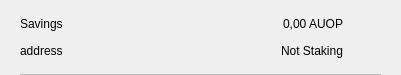
<?xml version="1.0" encoding="UTF-8"?>
<ui version="4.0">
 <class>CSRow</class>
 <widget class="QWidget" name="CSRow">
  <property name="geometry">
   <rect>
    <x>0</x>
    <y>0</y>
    <width>401</width>
    <height>75</height>
   </rect>
  </property>
  <property name="windowTitle">
   <string>Form</string>
  </property>
  <layout class="QVBoxLayout" name="verticalLayout">
   <property name="spacing">
    <number>0</number>
   </property>
   <property name="leftMargin">
    <number>20</number>
   </property>
   <property name="topMargin">
    <number>10</number>
   </property>
   <property name="rightMargin">
    <number>20</number>
   </property>
   <property name="bottomMargin">
    <number>0</number>
   </property>
   <item>
    <widget class="QWidget" name="info" native="true">
     <property name="minimumSize">
      <size>
       <width>0</width>
       <height>0</height>
      </size>
     </property>
     <layout class="QHBoxLayout" name="horizontalLayout_3">
      <property name="leftMargin">
       <number>0</number>
      </property>
      <property name="topMargin">
       <number>0</number>
      </property>
      <property name="rightMargin">
       <number>0</number>
      </property>
      <property name="bottomMargin">
       <number>10</number>
      </property>
      <item>
       <widget class="QWidget" name="container" native="true">
        <property name="minimumSize">
         <size>
          <width>0</width>
          <height>0</height>
         </size>
        </property>
        <layout class="QVBoxLayout" name="verticalLayout_2">
         <property name="spacing">
          <number>0</number>
         </property>
         <property name="leftMargin">
          <number>0</number>
         </property>
         <property name="topMargin">
          <number>0</number>
         </property>
         <property name="rightMargin">
          <number>0</number>
         </property>
         <property name="bottomMargin">
          <number>0</number>
         </property>
         <item>
          <layout class="QHBoxLayout" name="horizontalLayout">
           <item>
            <widget class="QLabel" name="labelName">
             <property name="text">
              <string>Savings</string>
             </property>
            </widget>
           </item>
           <item>
            <spacer name="horizontalSpacer">
             <property name="orientation">
              <enum>Qt::Horizontal</enum>
             </property>
             <property name="sizeHint" stdset="0">
              <size>
               <width>40</width>
               <height>20</height>
              </size>
             </property>
            </spacer>
           </item>
           <item>
            <widget class="QLabel" name="labelAmount">
             <property name="text">
              <string>0,00 AUOP</string>
             </property>
            </widget>
           </item>
          </layout>
         </item>
         <item>
          <layout class="QHBoxLayout" name="horizontalLayout_2">
           <item>
            <widget class="QLabel" name="labelAddress">
             <property name="text">
              <string>address</string>
             </property>
            </widget>
           </item>
           <item>
            <spacer name="horizontalSpacer_2">
             <property name="orientation">
              <enum>Qt::Horizontal</enum>
             </property>
             <property name="sizeHint" stdset="0">
              <size>
               <width>40</width>
               <height>20</height>
              </size>
             </property>
            </spacer>
           </item>
           <item>
            <widget class="QLabel" name="labelStaking">
             <property name="text">
              <string>Not Staking</string>
             </property>
            </widget>
           </item>
          </layout>
         </item>
        </layout>
       </widget>
      </item>
      <item alignment="Qt::AlignHCenter|Qt::AlignVCenter">
       <widget class="QPushButton" name="pushButtonMenu">
        <property name="minimumSize">
         <size>
          <width>24</width>
          <height>24</height>
         </size>
        </property>
        <property name="maximumSize">
         <size>
          <width>32</width>
          <height>32</height>
         </size>
        </property>
        <property name="focusPolicy">
         <enum>Qt::NoFocus</enum>
        </property>
        <property name="styleSheet">
         <string notr="true">border:none; background-color:transparent;</string>
        </property>
        <property name="text">
         <string/>
        </property>
        <property name="icon">
         <iconset>
          <normaloff>://ic-menu-hover</normaloff>://ic-menu-hover</iconset>
        </property>
        <property name="iconSize">
         <size>
          <width>24</width>
          <height>24</height>
         </size>
        </property>
       </widget>
      </item>
     </layout>
    </widget>
   </item>
   <item>
    <widget class="QLabel" name="lblDivisory">
     <property name="minimumSize">
      <size>
       <width>0</width>
       <height>1</height>
      </size>
     </property>
     <property name="maximumSize">
      <size>
       <width>16777215</width>
       <height>1</height>
      </size>
     </property>
     <property name="styleSheet">
      <string notr="true">background-color:#bababa;</string>
     </property>
     <property name="text">
      <string/>
     </property>
     <property name="alignment">
      <set>Qt::AlignBottom|Qt::AlignLeading|Qt::AlignLeft</set>
     </property>
    </widget>
   </item>
  </layout>
 </widget>
 <resources/>
 <connections/>
</ui>
